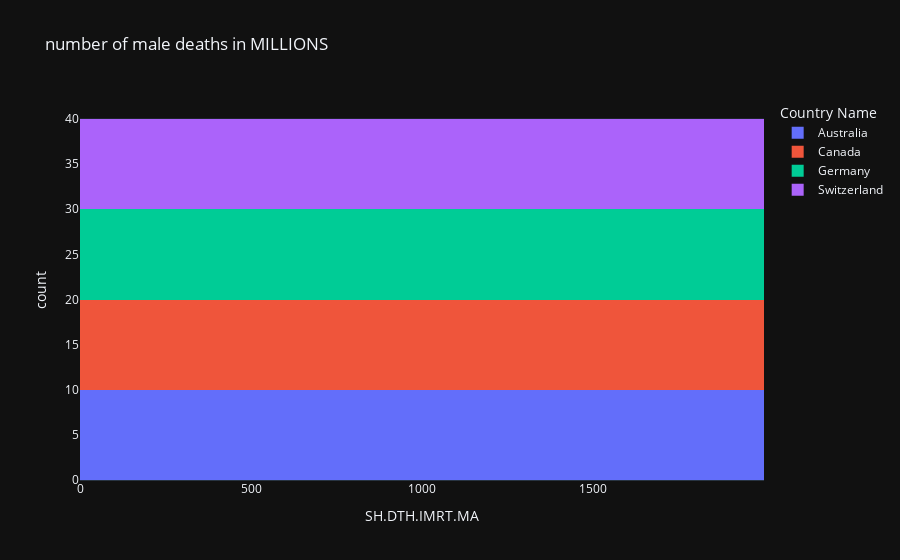

Notebook code cell kept with this figure:
### Code cell
#Number of Infant Male Deaths 
#X-Axis:-SH.DTH.IMRT.MA,count of Male Deaths
#Y-Axis:-Count in MILLIONS 
fig = px.histogram(data_frame=df, x="SH.DTH.IMRT.MA",hover_name='Country Name',color='Country Name',nbins=1,title='number of male deaths in MILLIONS')
fig.show()

### Figure 1 — Plotly figure (JSON) as saved in the notebook; plotly's stock layout.template omitted (floating-point values rounded to 4 significant figures)
{"data": [{"alignmentgroup": "True", "bingroup": "x", "hovertemplate": "Country Name=Australia<br>SH.DTH.IMRT.MA=%{x}<br>count=%{y}<extra></extra>", "legendgroup": "Australia", "marker": {"color": "#636efa"}, "name": "Australia", "nbinsx": 1, "offsetgroup": "Australia", "orientation": "v", "showlegend": true, "type": "histogram", "x": [675, 648, 622, 599, 581, 568, 560, 554, 549, 542], "xaxis": "x", "yaxis": "y"}, {"alignmentgroup": "True", "bingroup": "x", "hovertemplate": "Country Name=Canada<br>SH.DTH.IMRT.MA=%{x}<br>count=%{y}<extra></extra>", "legendgroup": "Canada", "marker": {"color": "#EF553B"}, "name": "Canada", "nbinsx": 1, "offsetgroup": "Canada", "orientation": "v", "showlegend": true, "type": "histogram", "x": [1017, 1014, 1006, 999, 987, 972, 953, 937, 917, 897], "xaxis": "x", "yaxis": "y"}, {"alignmentgroup": "True", "bingroup": "x", "hovertemplate": "Country Name=Germany<br>SH.DTH.IMRT.MA=%{x}<br>count=%{y}<extra></extra>", "legendgroup": "Germany", "marker": {"color": "#00cc96"}, "name": "Germany", "nbinsx": 1, "offsetgroup": "Germany", "orientation": "v", "showlegend": true, "type": "histogram", "x": [1315, 1296, 1289, 1295, 1310, 1331, 1357, 1380, 1395, 1399], "xaxis": "x", "yaxis": "y"}, {"alignmentgroup": "True", "bingroup": "x", "hovertemplate": "Country Name=Switzerland<br>SH.DTH.IMRT.MA=%{x}<br>count=%{y}<extra></extra>", "legendgroup": "Switzerland", "marker": {"color": "#ab63fa"}, "name": "Switzerland", "nbinsx": 1, "offsetgroup": "Switzerland", "orientation": "v", "showlegend": true, "type": "histogram", "x": [173, 174, 175, 177, 178, 179, 178, 178, 176, 174], "xaxis": "x", "yaxis": "y"}], "layout": {"barmode": "relative", "legend": {"title": {"text": "Country Name"}, "tracegroupgap": 0}, "title": {"text": "number of male deaths in MILLIONS"}, "xaxis": {"anchor": "y", "domain": [0, 1], "title": {"text": "SH.DTH.IMRT.MA"}}, "yaxis": {"anchor": "x", "domain": [0, 1], "title": {"text": "count"}}}}
